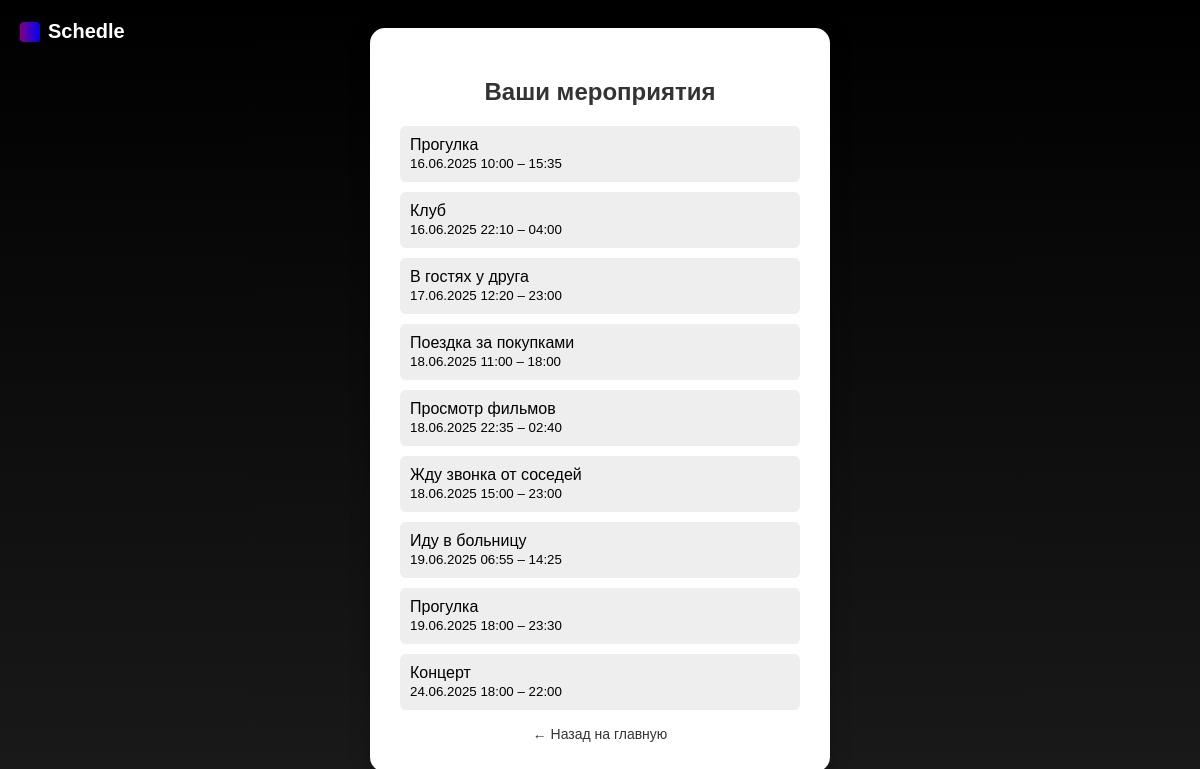
/events/ (signed in), run on the app's committed database.
### main/models.py (models this page shows, shortened)
class Event(models.Model):
    Title = models.CharField(max_length=40, blank=False, default='')
    Creator = models.ForeignKey(User, on_delete=models.CASCADE, related_name='created_events')
    StartTime = models.DateTimeField(blank=False)
    EndTime = models.DateTimeField(blank=False)
    Description = models.TextField(null=True, blank=True, default='')
    Colour = models.CharField(max_length=20, blank=True, default='grey')
    Participants = models.ManyToManyField(User, related_name="events")

### main/views.py (the view)
# urls.py: path('events/', event_list, name='event_list'),
@login_required
def event_list(request):
    events = Event.objects.filter(Creator=request.user)
    return render(request, 'EventList.html', {'events': events})

### templates/EventList.html (shortened to what this page needs)
<!DOCTYPE html>
<html lang="ru">
<head>
</head>
<body>
  <div class="logo">
    <div class="logo-icon"></div>
    Schedle
  </div>
  <div class="container">
    <h2>Ваши мероприятия</h2>
    <ul>
      {% for event in events %}
        <li>
          <a href="{% url 'edit_event' event.id %}">
            {{ event.Title }} <br>
            <small>{{ event.StartTime|date:"d.m.Y H:i" }} – {{ event.EndTime|date:"H:i" }}</small>
          </a>
        </li>
      {% empty %}
        <li>Нет созданных мероприятий</li>
      {% endfor %}
    </ul>
    <div class="back">
      <a href="{% url 'main page' %}">← Назад на главную</a>
    </div>
  </div>
</body>
</html>

### templates/EventList.html (style rules this page uses)
body { font-family: sans-serif; background: linear-gradient(to bottom, #000, #1a1a1a); color: #333; display: flex; justify-content: center; align-items: center; height: 100vh; margin: 0; }
.container { background: white; padding: 30px; border-radius: 15px; width: 400px; box-shadow: 0 0 20px rgba(0,0,0,0.3); }
h2 { text-align: center; margin-bottom: 20px; }
ul { list-style: none; padding: 0; }
li { padding: 10px; background: #eee; margin-bottom: 10px; border-radius: 6px; }
a { text-decoration: none; color: black; display: block; }
.logo { position: absolute; top: 20px; left: 20px; color: white; font-size: 20px; font-weight: bold; display: flex; align-items: center; gap: 8px; }
.logo-icon { width: 20px; height: 20px; background: linear-gradient(to right, purple, blue); border-radius: 4px; }
.back { text-align: center; margin-top: 10px; }
.back a { color: #333; font-size: 14px; }

### data on the page
Event: Title "Прогулка", StartTime "16.06.2025 10:00", EndTime "15:35"
Event: Title "Клуб", StartTime "16.06.2025 22:10", EndTime "04:00"
Event: Title "В гостях у друга", StartTime "17.06.2025 12:20", EndTime "23:00"
Event: Title "Поездка за покупками", StartTime "18.06.2025 11:00", EndTime "18:00"
Event: Title "Просмотр фильмов", StartTime "18.06.2025 22:35", EndTime "02:40"
Event: Title "Жду звонка от соседей", StartTime "18.06.2025 15:00", EndTime "23:00"
Event: Title "Иду в больницу", StartTime "19.06.2025 06:55", EndTime "14:25"
Event: Title "Прогулка", StartTime "19.06.2025 18:00", EndTime "23:30"
Event: Title "Концерт", StartTime "24.06.2025 18:00", EndTime "22:00"
